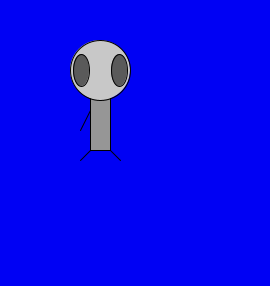
Frame 1 (no input)
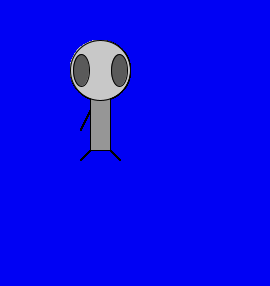
Frame 60 (the mouse pressed at the canvas centre just before this capture)
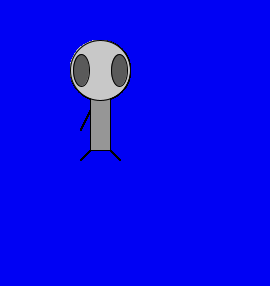
Frame 120 (the mouse held since frame 60 and released just before this capture)

The Processing sketch that drew these frames (run headless with seeded random() and noise(); from frame 60 on, the mouse is pressed at the canvas centre):

// Processing sketch: processing_30348
// ── processing_30348.pde

void setup(){
  background(500,810);
  size(270,286);}
  void draw(){;
    ellipseMode(CENTER);
    rectMode(CENTER);
    stroke(0);
    fill(150);
    rect(100,100,20,100);
    fill(200);
    ellipse(100,70,60,60);
    fill(90);
    ellipse(81,70,16,32);
    ellipse(119,70,16,32);
    stroke(0);
    line(90,150,80,160);
    line(110,150,120,160);
    line(90,110,80,130);
  }
